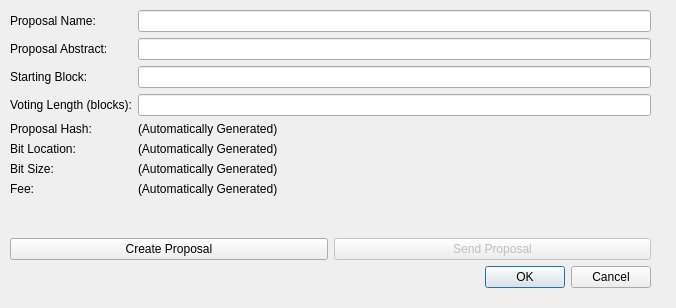
<?xml version="1.0" encoding="UTF-8"?>
<ui version="4.0">
 <class>CreateProposalDialog</class>
 <widget class="QDialog" name="CreateProposalDialog">
  <property name="geometry">
   <rect>
    <x>0</x>
    <y>0</y>
    <width>676</width>
    <height>308</height>
   </rect>
  </property>
  <property name="windowTitle">
   <string>Create Vote Proposal</string>
  </property>
  <widget class="QWidget" name="verticalLayoutWidget">
   <property name="geometry">
    <rect>
     <x>10</x>
     <y>10</y>
     <width>641</width>
     <height>278</height>
    </rect>
   </property>
   <layout class="QVBoxLayout" name="verticalLayout">
    <item>
     <layout class="QFormLayout" name="formLayout">
      <item row="0" column="0">
       <widget class="QLabel" name="label_ProposalName">
        <property name="text">
         <string>Proposal Name:</string>
        </property>
       </widget>
      </item>
      <item row="0" column="1">
       <widget class="QLineEdit" name="lineEdit_Name"/>
      </item>
      <item row="1" column="0">
       <widget class="QLabel" name="label_Abstract">
        <property name="text">
         <string>Proposal Abstract:</string>
        </property>
       </widget>
      </item>
      <item row="1" column="1">
       <widget class="QLineEdit" name="lineEdit_Abstract"/>
      </item>
      <item row="2" column="0">
       <widget class="QLabel" name="label_StartBlock">
        <property name="text">
         <string>Starting Block:</string>
        </property>
       </widget>
      </item>
      <item row="2" column="1">
       <widget class="QLineEdit" name="lineEdit_StartBlock"/>
      </item>
      <item row="3" column="0">
       <widget class="QLabel" name="label_Length">
        <property name="text">
         <string>Voting Length (blocks):</string>
        </property>
       </widget>
      </item>
      <item row="3" column="1">
       <widget class="QLineEdit" name="lineEdit_Length"/>
      </item>
      <item row="4" column="0">
       <widget class="QLabel" name="label_Hash">
        <property name="text">
         <string>Proposal Hash:</string>
        </property>
       </widget>
      </item>
      <item row="4" column="1">
       <widget class="QLabel" name="label_Hash_result">
        <property name="text">
         <string>(Automatically Generated)</string>
        </property>
       </widget>
      </item>
      <item row="5" column="0">
       <widget class="QLabel" name="label_Location">
        <property name="text">
         <string>Bit Location:</string>
        </property>
       </widget>
      </item>
      <item row="5" column="1">
       <widget class="QLabel" name="label_Location_result">
        <property name="text">
         <string>(Automatically Generated)</string>
        </property>
       </widget>
      </item>
      <item row="6" column="0">
       <widget class="QLabel" name="label_Size">
        <property name="text">
         <string>Bit Size:</string>
        </property>
       </widget>
      </item>
      <item row="6" column="1">
       <widget class="QLabel" name="label_Size_result">
        <property name="text">
         <string>(Automatically Generated)</string>
        </property>
       </widget>
      </item>
      <item row="7" column="0">
       <widget class="QLabel" name="label_Fee">
        <property name="text">
         <string>Fee:</string>
        </property>
       </widget>
      </item>
      <item row="7" column="1">
       <widget class="QLabel" name="label_Fee_result">
        <property name="text">
         <string>(Automatically Generated)</string>
        </property>
       </widget>
      </item>
     </layout>
    </item>
    <item>
     <layout class="QHBoxLayout" name="horizontalLayout_3">
      <item>
       <widget class="QPushButton" name="button_CreateProposal">
        <property name="text">
         <string>Create Proposal</string>
        </property>
       </widget>
      </item>
      <item>
       <widget class="QPushButton" name="button_SendProposal">
        <property name="enabled">
         <bool>false</bool>
        </property>
        <property name="text">
         <string>Send Proposal</string>
        </property>
       </widget>
      </item>
     </layout>
    </item>
    <item>
     <widget class="QDialogButtonBox" name="buttonBox">
      <property name="orientation">
       <enum>Qt::Horizontal</enum>
      </property>
      <property name="standardButtons">
       <set>QDialogButtonBox::Cancel|QDialogButtonBox::Ok</set>
      </property>
     </widget>
    </item>
   </layout>
  </widget>
 </widget>
 <resources/>
 <connections>
  <connection>
   <sender>buttonBox</sender>
   <signal>accepted()</signal>
   <receiver>CreateProposalDialog</receiver>
   <slot>accept()</slot>
   <hints>
    <hint type="sourcelabel">
     <x>248</x>
     <y>254</y>
    </hint>
    <hint type="destinationlabel">
     <x>157</x>
     <y>274</y>
    </hint>
   </hints>
  </connection>
  <connection>
   <sender>buttonBox</sender>
   <signal>rejected()</signal>
   <receiver>CreateProposalDialog</receiver>
   <slot>reject()</slot>
   <hints>
    <hint type="sourcelabel">
     <x>316</x>
     <y>260</y>
    </hint>
    <hint type="destinationlabel">
     <x>286</x>
     <y>274</y>
    </hint>
   </hints>
  </connection>
 </connections>
</ui>
